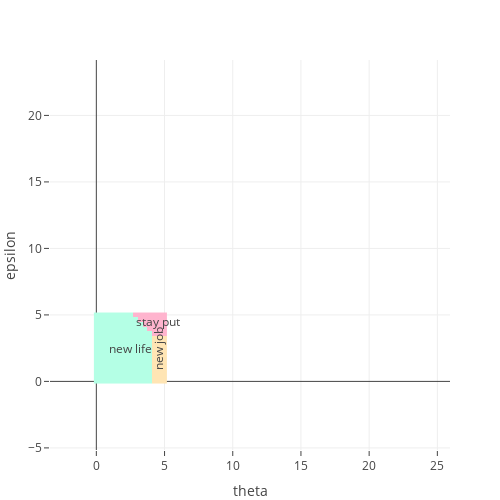

Here is the notebook cell this chart was saved with:
### Markdown cell above
#### Policy function $a^*(s)$

- Optimal policy function is easier to read/understand
- We'll look more at it

### Code cell
plot_policy(m)

### Figure 1 — Plotly figure (JSON) as saved in the notebook; plotly's stock layout.template omitted (floating-point values rounded to 4 significant figures; data arrays with more than 128 entries replaced by an {"elided": "..."} marker saying what was removed)
{"data": [{"colorbar": {"autotick": false, "dtick": 1, "tick0": 1}, "colorscale": [[0, "#FFB4CE"], [0.3333, "#FFB4CE"], [0.3333, "#FFE5B4"], [0.6667, "#FFE5B4"], [0.6667, "#B4FFE5"], [1, "#B4FFE5"]], "showscale": false, "type": "heatmap", "x": [0, 0.3571, 0.7143, 1.071, 1.429, 1.786, 2.143, 2.5, 2.857, 3.214, 3.571, 3.929, 4.286, 4.643, 5], "y": [0, 0.3571, 0.7143, 1.071, 1.429, 1.786, 2.143, 2.5, 2.857, 3.214, 3.571, 3.929, 4.286, 4.643, 5], "z": {"elided": "15x15 int values"}}], "layout": {"annotations": [{"showarrow": false, "text": "new life", "x": 2.5, "y": 2.5}, {"showarrow": false, "text": "new job", "textangle": 270, "x": 4.5, "y": 2.5}, {"showarrow": false, "text": "stay put", "x": 4.5, "y": 4.5}], "height": 500, "margin": {"b": 50, "l": 50, "r": 50, "t": 60}, "width": 500, "xaxis": {"autorange": false, "range": [-3.398, 25.93], "title": {"text": "theta"}, "type": "linear"}, "yaxis": {"autorange": false, "range": [-5.158, 24.17], "title": {"text": "epsilon"}, "type": "linear"}}}
